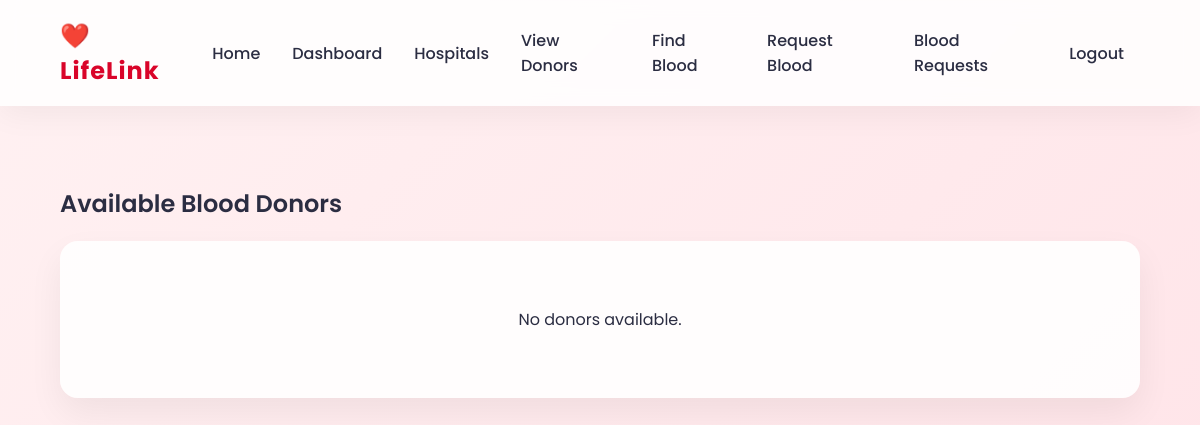
The page /donors (signed in) on the database as committed earlier.
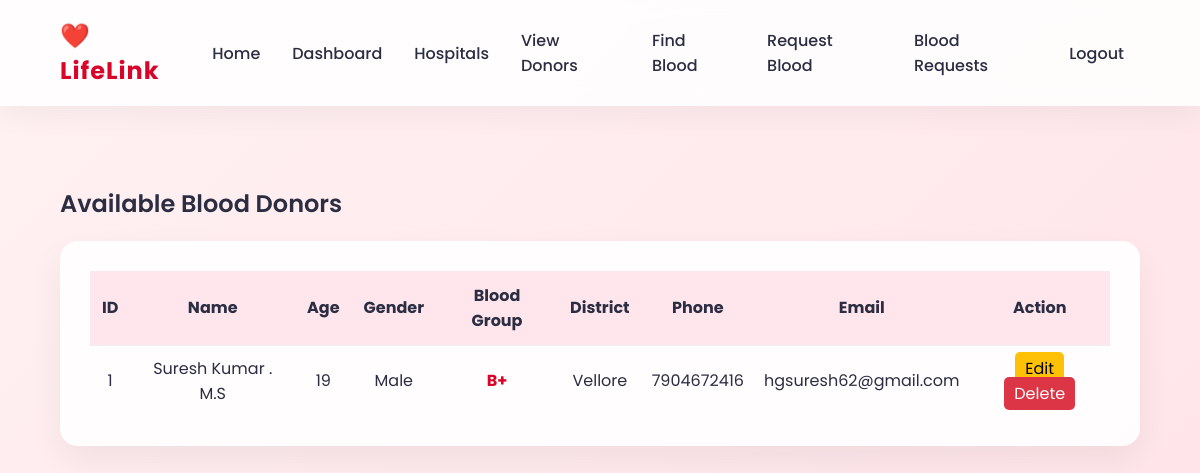
The same page on the database as committed later.
### tables this page shows
CREATE TABLE donors(
        donor_id INTEGER PRIMARY KEY,
        name TEXT,
        age INTEGER,
        gender TEXT,
        blood_group TEXT,
        district TEXT,
        phone TEXT,
        email TEXT,
        bio TEXT
    );

### app.py (the view)
@app.route("/donors")
@login_required
def donors():
    conn = get_db()
    cursor = conn.cursor()
    cursor.execute("SELECT * FROM donors")
    donors_list = cursor.fetchall()
    conn.close()
    return render_template("donors.html",
                           donors=donors_list)

### app.py (called while the page is built)
def get_db():
    conn = sqlite3.connect("database.db")
    conn.row_factory = sqlite3.Row
    return conn

def login_required(f):
    @wraps(f)
    def wrapper(*args, **kwargs):
        if "username" not in session:
            flash("Please login first")
            return redirect(url_for("login_page"))
        return f(*args, **kwargs)
    return wrapper

### templates/donors.html
{% extends "base.html" %}
{% block content %}
<h2 style="margin-bottom:20px;">Available Blood Donors</h2>
<div class="card">
{% if donors %}
<table style="width:100%; border-collapse:collapse;">
    <tr style="background-color:#ffe5ec;">
        <th style="padding:12px;">ID</th>
        <th style="padding:12px;">Name</th>
        <th style="padding:12px;">Age</th>
        <th style="padding:12px;">Gender</th>
        <th style="padding:12px;">Blood Group</th>
        <th style="padding:12px;">District</th>
        <th style="padding:12px;">Phone</th>
        <th style="padding:12px;">Email</th>
        {% if session.get("role") == "admin" %}
        <th style="padding:12px;">Action</th>
        {% endif %}
    </tr>
    {% for donor in donors %}
    <tr style="text-align:center; border-top:1px solid #eee;">
        <td style="padding:10px;">{{ donor[0] }}</td>
        <td style="padding:10px;">{{ donor[1] }}</td>
        <td style="padding:10px;">{{ donor[2] }}</td>
        <td style="padding:10px;">{{ donor[3] }}</td>
        <td style="padding:10px; font-weight:bold; color:#d90429;">
            {{ donor[4] }}
        </td>
        <td style="padding:10px;">{{ donor[5] }}</td>
        <td style="padding:10px;">{{ donor[6] }}</td>
        <td style="padding:10px;">{{ donor[7] }}</td>
        {% if session.get("role") == "admin" %}
        <td style="padding:10px;">
            <a href="{{ url_for('edit_donor', donor_id=donor[0]) }}"
               style="padding:5px 10px; background:#ffc107; color:black; text-decoration:none; border-radius:5px;">
               Edit
            </a>
            <a href="{{ url_for('delete_donor', donor_id=donor[0]) }}"
               onclick="return confirm('Are you sure you want to delete this donor?');"
               style="padding:5px 10px; background:#dc3545; color:white; text-decoration:none; border-radius:5px;">
               Delete
            </a>
        </td>
        {% endif %}
    </tr>
    {% endfor %}
</table>
{% else %}
<p style="text-align:center; padding:20px;">No donors available.</p>
{% endif %}
</div>
{% endblock %}

### templates/base.html (shortened to what this page needs)
<!DOCTYPE html>
<html>
<head>
</head>
<body>
<div class="navbar">
<div class="logo">❤️ LifeLink</div>
<div class="nav-links">
<a href="{{ url_for('home') }}">Home</a>
<a href="{{ url_for('dashboard') }}">Dashboard</a>
<a href="{{ url_for('hospitals') }}">Hospitals</a>
<a href="{{ url_for('donors') }}">View Donors</a>
<a href="{{ url_for('findblood') }}">Find Blood</a>
<a href="{{ url_for('request_blood') }}">Request Blood</a>
{% if session.get("role") == "admin" %}
<a href="{{ url_for('blood_requests') }}">Blood Requests</a>
{% endif %}
<a href="{{ url_for('logout') }}">Logout</a>
</div>
</div>
<div class="container">
{% block content %}
{% endblock %}
</div>
</body>
</html>

### templates/base.html (style rules this page uses)
body { margin:0; font-family:'Poppins',sans-serif; background:linear-gradient(135deg,#fff1f2,#ffe5e9); color:#2b2d42; }
.navbar { display:flex; justify-content:space-between; align-items:center; padding:18px 60px; background:rgba(255,255,255,0.85); backdrop-filter:blur(10px); box-shadow:0 8px 30px rgba(0,0,0,0.05); position:sticky; top:0; z-index:1000; }
.logo { font-size:24px; font-weight:700; color:#d90429; letter-spacing:1px; }
.nav-links { display:flex; align-items:center; }
.nav-links a { margin:0 16px; text-decoration:none; color:#2b2d42; font-weight:500; position:relative; transition:0.3s ease; }
.nav-links a::after { content:""; position:absolute; width:0%; height:2px; left:0; bottom:-5px; background:#d90429; transition:0.3s ease; }
.container { padding:60px; }
.card { background:rgba(255,255,255,0.9); padding:30px; border-radius:18px; box-shadow:0 15px 35px rgba(0,0,0,0.06); margin-bottom:30px; transition:0.3s ease; }
h2 { font-weight:600; }

Rows that differ between the two databases and show on the page:
added donors: donor_id "1", name "Suresh Kumar . M.S", age "19", gender "Male", blood_group "B+", district "Vellore", phone "7904672416", email "hgsuresh62@gmail.com"
Other text that changed with them:
text no longer shown: "No donors available."
text now shown: "ID Name Age Gender Blood Group District Phone Email Action"
